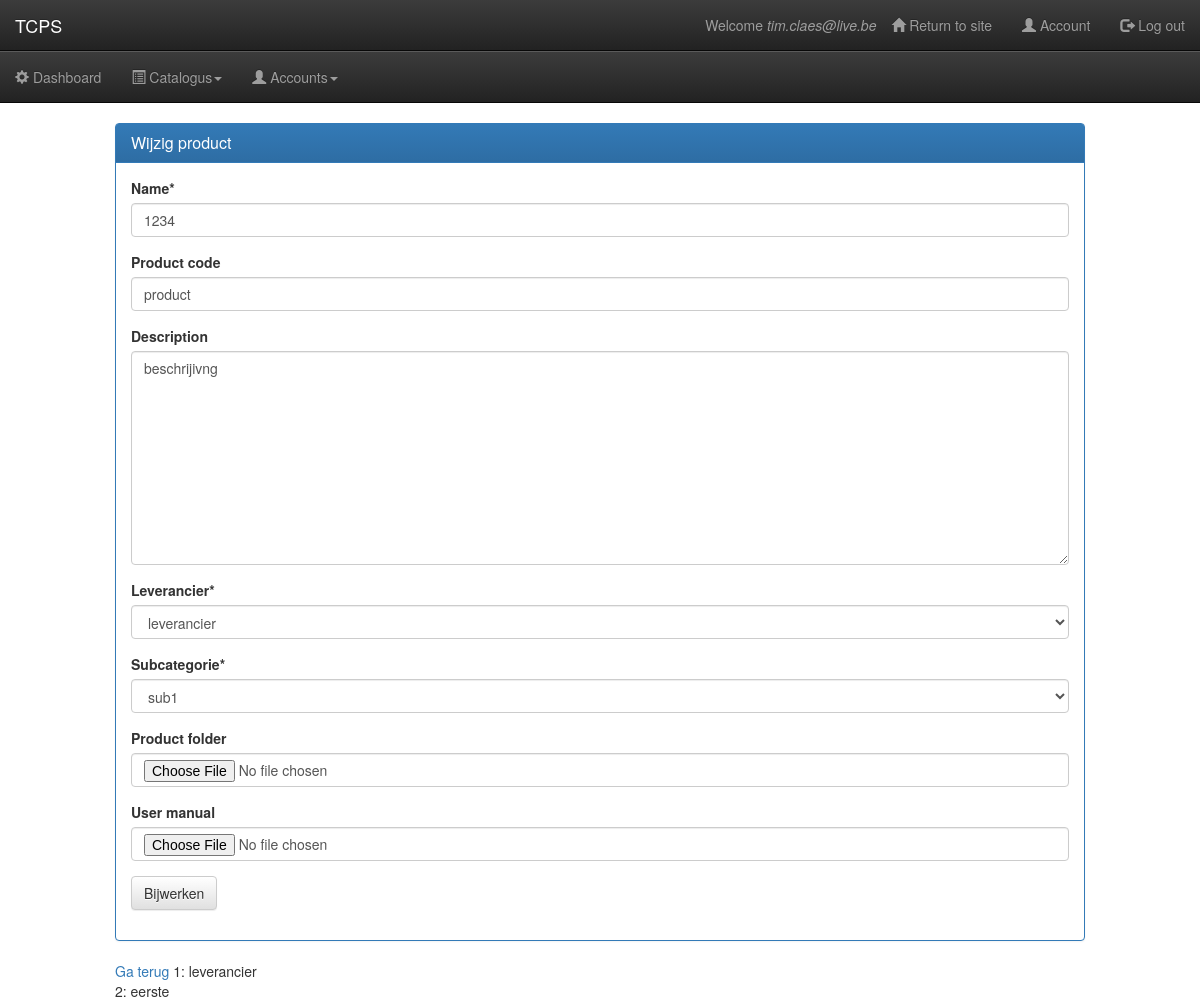
Page /products/dashboard/product/update/1212/ (signed in) on the committed database.
### catalogue/models.py (models this page shows)
class MetaOptionsMixin(object):
 	def get_verbose_name(self):
 		return self._meta.verbose_name
  	def get_verbose_name_plural(self):
 		return self._meta.verbose_name_plural
	def get_class_name(self):
		return self._meta.object_name

class Product(MetaOptionsMixin, models.Model):
	product_code = models.CharField(max_length=128, blank=True, unique=True)
	name = models.CharField(max_length=255, verbose_name=_('Name'))
	slug = models.CharField(max_length=255, unique=False)
	description = models.TextField(null=True, blank=True, verbose_name=_('Description'))
	supplier = models.ForeignKey(Supplier, verbose_name=_('leverancier'), related_name='products')
	subcategory = models.ForeignKey(SubCategory, verbose_name=_('subcategorie'), related_name='products')
	product_folder = models.FileField(_('Product folder'), upload_to='documentation', null=True, blank=True)
	user_manual = models.FileField(_('User manual'), upload_to='documentation', null=True, blank=True)
	class Meta:
		app_label = 'catalogue'
		verbose_name = _('product')
		verbose_name_plural = _('producten')
	def __unicode__(self):
		return self.name
	def __str__(self):
		return self.name
	def get_absolute_url(self):
		return reverse_lazy('product-list')

class Supplier(MetaOptionsMixin, models.Model):
	name = models.CharField(_('Naam'), max_length=255, unique=True)
	slug = models.CharField(_('Slug'), max_length=255, unique=False)
	description = models.TextField(_('Description'), null=True, blank=True)
	website = models.URLField(blank=True)
	logo = models.ImageField(max_length=255, blank=True)
	class Meta:
		app_label = 'catalogue'
		ordering = ['name']
		verbose_name = _('leverancier')
		verbose_name_plural = _('leveranciers')
	def __unicode__(self):
		return self.name
	def __str__(self):
		return self.name

class SubCategory(MetaOptionsMixin, models.Model):
	name = models.CharField(_('Naam'), max_length=255, unique=True)
	slug = models.CharField(_('Slug'), max_length=255, unique=False)
	description = models.TextField(_('Beschrijving'), null=True, blank=True)
	parent_category = models.ForeignKey(Category, verbose_name='Parent Category', related_name='subcategories')
	suppliers = models.ManyToManyField('Supplier', related_name='categories')
	class Meta:
		app_label = 'catalogue'
		ordering = ['name']
		verbose_name = _('subcategorie')
		verbose_name_plural = _('subcategorieen')
	def __unicode__(self):
		return self.name
	def __str__(self):
		return self.name

class Category(MetaOptionsMixin, models.Model):
	name = models.CharField(_('Naam'), max_length=255, unique=True)
	image = models.ImageField(_('Afbeelding'), upload_to='categories', blank=True, null=True, max_length=255)
	slug = models.SlugField(_('Slug'), unique=True, max_length=255)
	class Meta:
		app_label = 'catalogue'
		ordering = ['name']
		verbose_name = _('categorie')
		verbose_name_plural = _('categorieen')
	def __unicode__(self):
		return self.name
	def __str__(self):
		return self.name
	def get_absolute_url(self):
		return '/dashboard/'

### catalogue/views.py (the view)
# urls.py: url(r'^dashboard/product/update/(?P<slug>[\w-]+)/$', ProductUpdateView.as_view(), name='product-update'),
class ProductUpdateView(ProductActionMixin, UpdateView):
	model = Product
	template_name = 'item_edit.html'

### catalogue/views.py (called while the page is built)
	def get_context_data(self, **kwargs):
		ctx = super(ProductActionMixin, self).get_context_data(**kwargs)
		ctx['modelname'] = 'product'
		return ctx

### catalogue/templates/item_edit.html (shortened to what this page needs)
{% extends 'dashboard_layout.html' %}
{% load crispy_forms_tags %}
{% block content %}
<div class="container-fluid">
	<div class="row">
		<div class="col-md-10 col-md-offset-1">
			<div class="panel panel-primary">
				<div class="panel-heading clearfix">
					<h5 class="panel-title pull-left">
					{% if object %}
						Wijzig {{ modelname }}
					{% else %}
						Nieuwe {{ modelname }}
					{% endif %}
					</h5>
				</div>
				<div class="panel-body">
					<div class="form-group">
						<form method="POST">
							<ul class="list-unstyled">
							{{ form|crispy }}
							</ul>
							{% if object %}
							<input class="btn btn-default" type="submit" value="Bijwerken" />
							{% else %}
							<input class="btn btn-default" type="submit" value="Bewaren" />
							{% endif %}
						</form>
					</div>
				</div>
			</div>
		</div>
	</div>
	<div class="row">
		<div class="col-md-10 col-md-offset-1">
			<a href="{{request.META.HTTP_REFERER}}">Ga terug</a>
			1: {{ object.supplier }}<br>
			2: {{ object.subcategory.parent_category.slug }}
		</div>
	</div>
</div>
{% endblock content %}

### catalogue/templates/dashboard_layout.html (shortened to what this page needs)
{% extends 'base.html' %}
{% load staticfiles i18n widget_tweaks %}
{% block extra_css %}
    <link rel="stylesheet" href="{% static 'css/dashboardstyle.css' %}">
{% endblock extra_css %}
{% block navbar %}
    <nav class="navbar navbar-static-top navbar-inverse navbar-accounts">
        <div class="container-fluid">
            <div class="navbar-header">
                <span class="navbar-brand">TCPS</span>
            </div>
            <div class="collapse navbar-collapse nav-accounts">
                <ul class="nav navbar-nav navbar-right">
                    <li id="welcome"><span>{% trans "Welcome" %} <em>{{ user.get_full_name|default:request.user.email }}</em></span></li>
                    <li><a href="{{ homepage_url }}"><i class="glyphicon glyphicon-home"></i> {% trans "Return to site" %}</a></li>
                    <li><a href="url 'customer:summary' "><i class="glyphicon glyphicon-user"></i> {% trans "Account" %}</a></li>
                    <li><a href="{% url 'logout' %}"><i class="glyphicon glyphicon-log-out"></i> {% trans "Log out" %}</a></li>
                </ul>
            </div>
        </div>
    </nav>
    <nav class="navbar navbar-static-top navbar-inverse main-navigation">
        <div class="collapse navbar-collapse nav-primary">
            <ul class="nav navbar-nav">
                <li>
                    <a href="/products/dashboard/">
                        <span class="glyphicon glyphicon-cog" aria-hidden="true"></span> Dashboard
                    </a>
                </li>
                <li class="dropdown">
                    <a href="#" class="dropdown-toggle" data-toggle="dropdown" role-"button" aria-expanded="false">
                        <span class="glyphicon glyphicon-list-alt " aria-hidden="true"></span> Catalogus<b class="caret"></b>
                    </a>
                </li>
                <li class="dropdown">
                    <a href="#" class="dropdown-toggle" data-toggle="dropdown" role-"button" aria-expanded="false">
                        <span class="glyphicon glyphicon-user" aria-hidden="true"></span> Accounts<b class="caret"></b>
                    </a>
                </li>
            </ul>
        </div>
    </nav>
{% endblock navbar %}

### catalogue/static/css/dashboardstyle.css (style rules this page uses)
.navbar-accounts { margin-bottom: 0px; }
.main-navigation { border-top: 1px solid #5B5B5B; }
#welcome { height: 50px; padding-top: 15px; color: #9d9d9d; }

### rows in the picture
Product: product_code "product", name "1234", description "beschrijivng", supplier "leverancier", subcategory "sub1", subcategory.parent_category.slug "eerste"

### other values in the picture
{{ user.get_full_name|default:request.user.email }} "tim.claes@live.be"
